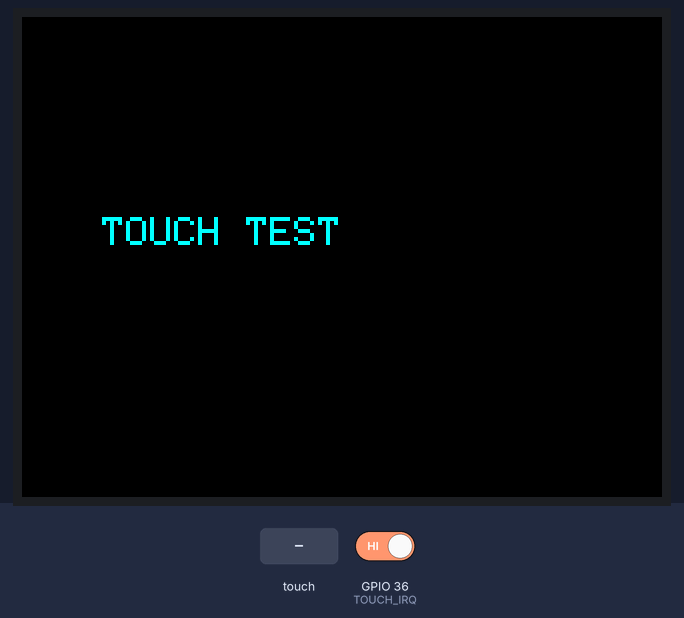
Bench run of a program on a simulated ESP32. Parts: 320×240 colour display. Inputs (shaded band) come from the test bench; at power-on: GPIO 36 (TOUCH_IRQ) HIGH. What the program prints to the serial monitor is not drawn.

Above: at 2.6 s.
2.7 s: touch panel pressed at 13 % / 10 % of its raw x / y range
At 3.5 s:
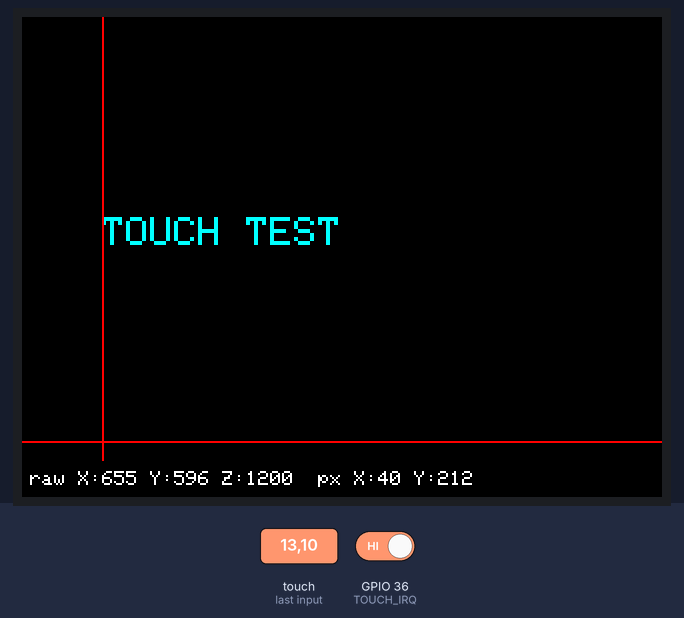
4.2 s: touch panel pressed at 38 % / 10 % of its raw x / y range
At 5.6 s:
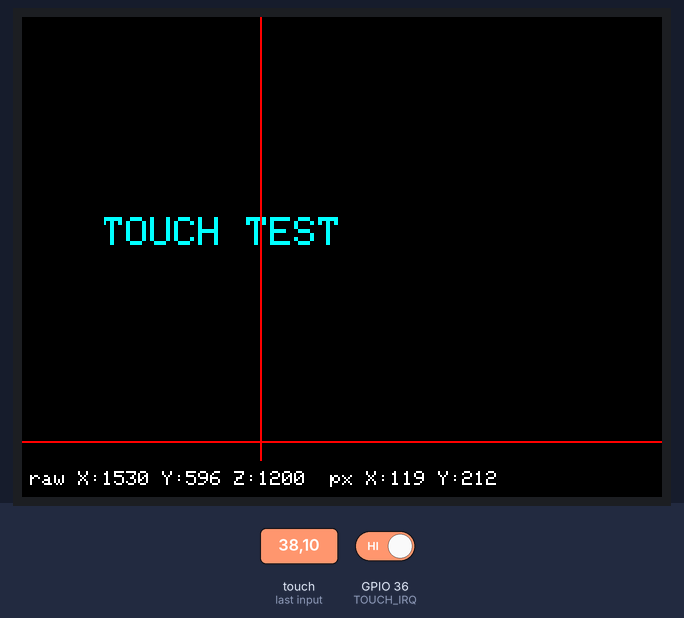
Timing chart, 0 to 7.2 s (numbered marks = the images above; inputs shaded):
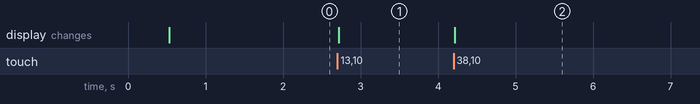

Measured:
- after the input at 2.7 s, the display: changes at once (image 1)
- after the input at 4.2 s, the display: changes at once (image 2)

The program:

main.cpp
```cpp
// Touch test — adapted from Scout's proven display setup.
// Purpose: isolate and fix touch, without touching Scout itself.
//
// The one real change vs. Scout's checkTouch(): the `tirqTouched()` gate is
// removed. That function only returns true if a hardware interrupt fired on
// the touch chip's IRQ pin (GPIO36), and LVGL_CYD's own README notes that
// exact interrupt is unreliable on these boards ("even touches that meet the
// set pressure threshold sometimes do not signal the interrupt, somehow").
// LVGL_CYD works around it by never checking the IRQ pin at all — just
// polling touched()/getPoint() directly, every loop. That's what this does.

#include <Arduino.h>
#include <LovyanGFX.hpp>
#include <SPI.h>
#include <XPT2046_Touchscreen.h> // added for TCI

// ============================================================
// DISPLAY — identical to Scout's NetworkScoutDisplay
// ============================================================

class TestDisplay : public lgfx::LGFX_Device
{
    lgfx::Panel_ILI9341 panel;
    lgfx::Bus_SPI bus;
    lgfx::Light_PWM light;

public:
    TestDisplay()
    {
        {
            auto cfg = bus.config();
            cfg.spi_host = VSPI_HOST;
            cfg.spi_mode = 0;
            cfg.freq_write = 40000000;
            cfg.freq_read  = 16000000;
            cfg.spi_3wire = true;
            cfg.use_lock = true;
            cfg.dma_channel = 1;
            cfg.pin_sclk = 14;
            cfg.pin_mosi = 13;
            cfg.pin_miso = -1;
            cfg.pin_dc   = 2;
            bus.config(cfg);
            panel.setBus(&bus);
        }
        {
            auto cfg = panel.config();
            cfg.pin_cs   = 15;
            cfg.pin_rst  = -1;
            cfg.pin_busy = -1;
            cfg.panel_width  = 240;
            cfg.panel_height = 320;
            cfg.offset_x = 0;
            cfg.offset_y = 0;
            cfg.offset_rotation = 0;
            cfg.readable = false;
            cfg.invert = false;
            cfg.rgb_order = false;
            cfg.bus_shared = true;
            panel.config(cfg);
        }
        {
            auto cfg = light.config();
            cfg.pin_bl = 27;   // confirmed correct pin for this board
            cfg.invert = false;
            cfg.freq = 44100;
            cfg.pwm_channel = 7;
            light.config(cfg);
            panel.setLight(&light);
        }
        setPanel(&panel);
    }
};

TestDisplay tft;

// ============================================================
// TOUCHSCREEN — same pins as Scout
// ============================================================

#define TOUCH_CLK   14 /// USED THIS WHOLE SECTION FOR TOUCHSCREEN INTEGRATION (TCI)
#define TOUCH_MOSI  13
#define TOUCH_MISO  12
#define TOUCH_CS    33
#define TOUCH_IRQ   36


SPIClass touchSPI(HSPI);
XPT2046_Touchscreen touch(TOUCH_CS, TOUCH_IRQ);

bool touchOnline = false;
unsigned long lastTouchReport = 0;

const int SCREEN_W = 320;
const int SCREEN_H = 240; ////  ^^^^^^^^^^^^^^

// Raw hardware sanity check, done BEFORE the SPI library touches anything.
// The XPT2046's IRQ pin is open-drain and idles HIGH via a pull-up — either
// inside the chip's own support circuitry on the board, or (more commonly on
// these clone boards) an external pull-up resistor near the chip. GPIO36 is
// an ESP32 input-only pin with NO internal pull resistor available, so if
// nothing is out there holding it up, this will read LOW or float rather
// than read a clean HIGH. That makes this a quick, SPI-independent way to
// tell "is *something* electrically present and wired to this pin" apart
// from "is the SPI protocol talking to it correctly" — the two possible
// failure points we've been trying to separate.
void checkIrqLineRaw()
{
    pinMode(TOUCH_IRQ, INPUT);
    delay(2);
    int readings[5];
    for (int i = 0; i < 5; i++) {
        readings[i] = digitalRead(TOUCH_IRQ);
        delay(2);
    }
    bool allHigh = true, allLow = true;
    for (int i = 0; i < 5; i++) {
        if (readings[i] == LOW)  allHigh = false;
        if (readings[i] == HIGH) allLow = false;
    }
    Serial.print("Raw IRQ pin (GPIO36) idle reads: ");
    for (int i = 0; i < 5; i++) Serial.print(readings[i]);
    Serial.println();
    if (allHigh) {
        Serial.println("  -> steady HIGH: something is pulling this line up. Consistent with a touch chip's IRQ output idling (or an external pull-up resistor) actually being there.");
    } else if (allLow) {
        Serial.println("  -> steady LOW: nothing is pulling this line up. Either no chip/pull-up present, the IRQ trace is broken, or it's shorted to ground.");
    } else {
        Serial.println("  -> unstable/floating: pin isn't being driven either way. Likely nothing connected to it at all.");
    }
}

// Manual, library-bypassing SPI probe. XPT2046_Touchscreen::begin() always
// returns true whether or not a real chip is attached, so it proves nothing.
// This instead bit-bangs the actual XPT2046 command bytes (0xD0 = read X,
// 0x90 = read Y, per the datasheet) directly over the SPI bus and prints the
// raw 12-bit result. A live, responding chip should show numbers that jitter
// around under a steady touch and drift with noise even when idle. Readings
// that are dead-flat at 0x000 or 0xFFF every single call, touched or not,
// mean the bus isn't getting real data back from anything — consistent with
// no chip / wrong pins / a dead part, not a library or math issue.
uint16_t xptRawRead(uint8_t command)
{
    digitalWrite(TOUCH_CS, LOW);
    touchSPI.transfer(command);
    uint16_t hi = touchSPI.transfer(0x00);
    uint16_t lo = touchSPI.transfer(0x00);
    digitalWrite(TOUCH_CS, HIGH);
    return ((hi << 8) | lo) >> 3;   // 12-bit result, MSB-first, 3 trailing pad bits
}

void rawSpiProbe()
{
    Serial.println("Raw SPI probe (bypassing XPT2046 library):");
    for (int i = 0; i < 6; i++) {
        uint16_t x = xptRawRead(0xD0);
        uint16_t y = xptRawRead(0x90);
        Serial.printf("  raw-probe X:%u Y:%u\n", x, y);
        delay(150);
    }
}
// TCI DONOR REFERENCE:
// This setupTouch() block helped establish the working XPT2046 hardware path.
// Scout2.0 did NOT copy this initialization directly.
// The separate HSPI approach conflicted with the LCD, so Scout2.0 uses
// LovyanGFX shared-bus touch instead.


void setupTouch()
{
    Serial.println("Starting touchscreen...");
    checkIrqLineRaw();
    touchSPI.begin(
        TOUCH_CLK,
        TOUCH_MISO,
        TOUCH_MOSI,
        TOUCH_CS
    );

    pinMode(TOUCH_CS, OUTPUT);
    digitalWrite(TOUCH_CS, HIGH);

    rawSpiProbe();   // TCI DONOR: diagnostic only; not used in Scout2.0

    touchOnline = touch.begin(touchSPI);

    touch.setRotation(1);

    Serial.println(
        touchOnline
            ? "Touch controller initialized."
            : "Touch controller initialization failed."
        );
}

// TCI DONOR: setupTouch() reference block ends here.
// last crosshair position, so we can erase it before drawing the new one
int lastX = -1, lastY = -1;

void checkTouch()
{
    if (!touchOnline) return;

    // NOTE: no tirqTouched() check here on purpose — see header comment.
    if (!touch.touched()) return;

    if (millis() - lastTouchReport < 50) return;
    lastTouchReport = millis();

    TS_Point p = touch.getPoint();

    // Raw XPT2046 ADC values need mapping to actual screen pixels.
    // These starting values come from LVGL_CYD's known-working calibration
    // for this same touch chip — treat them as a starting point, not gospel;
    // if the crosshair doesn't land under your finger, we'll adjust these.
    int x = map(p.x, 200, 3750, 0, SCREEN_W - 1);
    int y = map(p.y, 200, 3700, SCREEN_H - 1, 0);
    x = constrain(x, 0, SCREEN_W - 1);
    y = constrain(y, 0, SCREEN_H - 1);

    Serial.printf("raw x=%d y=%d z=%d  ->  mapped x=%d y=%d\n", p.x, p.y, p.z, x, y);

    // erase old crosshair
    if (lastX >= 0) {
        tft.drawFastHLine(0, lastY, SCREEN_W, TFT_BLACK);
        tft.drawFastVLine(lastX, 0, SCREEN_H, TFT_BLACK);
    }

    // draw new crosshair
    tft.drawFastHLine(0, y, SCREEN_W, TFT_RED);
    tft.drawFastVLine(x, 0, SCREEN_H, TFT_RED);

    tft.fillRect(0, SCREEN_H - 18, SCREEN_W, 18, TFT_BLACK);
    tft.setTextColor(TFT_WHITE, TFT_BLACK);
    tft.setTextSize(1);
    tft.setCursor(4, SCREEN_H - 13);
    tft.printf("raw X:%d Y:%d Z:%d  px X:%d Y:%d", p.x, p.y, p.z, x, y);

    lastX = x;
    lastY = y;
}

void setup()
{
    Serial.begin(115200);
    delay(300);
    Serial.println("Touch test booting...");

    tft.init();
    tft.setRotation(1);
    tft.setBrightness(255);
    tft.fillScreen(TFT_BLACK);

    tft.setTextColor(TFT_CYAN, TFT_BLACK);
    tft.setTextSize(2);
    tft.setCursor(40, 100);
    tft.println("TOUCH TEST");

    setupTouch();
}

void loop()
{
    checkTouch();
    delay(10);
}
```
